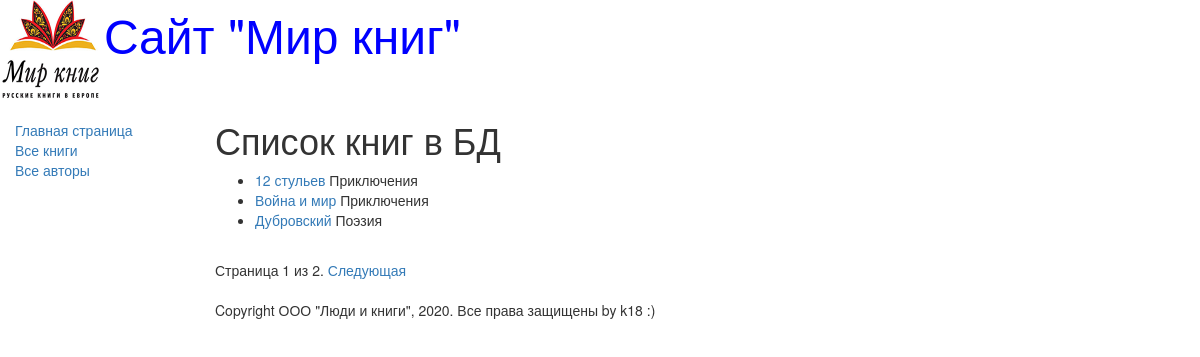
The page /books/ on the database its author committed.
### catalog/models.py (models this page shows, shortened)
class Book(models.Model):
    title = models.CharField(max_length=200,
                            help_text=' Введите название книги',
                            verbose_name="Название книги")
    genre = models.ForeignKey('Genre', on_delete=models.CASCADE,
                            help_text=' Выберите жанр для книги',
                            verbose_name="Жанр книги", null=True)
    language = models.ForeignKey('Language', on_delete=models.CASCADE,
                            help_text=' Выберите язык книги',
                            verbose_name="Язык книги", null=True)
    author = models.ManyToManyField('Author',
                            help_text=' Выберите автора книги',
                            verbose_name="Автор книги",)
    summary = models.TextField(max_length=1000,
                            help_text=' Введите краткое описание книги',
                            verbose_name="Аннотация книги")
    isbn = models.CharField(max_length=13,
                            help_text=' Должно содержать 13 символов',
                            verbose_name="ISBN книги")
    def display_author(self):
        return ', '.join([author.last_name for author in self.author.all()])
    display_author.short_description = 'Авторы'
    def get_absolute_url(self):
        return reverse('book-detail', args=[str(self.id)])
    class Meta:
        ordering = ['title']

class Genre(models.Model):
    name = models.CharField(max_length=200,
                              help_text=' Введите жанр книги',
                              verbose_name="Жанр книги")
    def __str__(self):
        return self.name

### catalog/views.py (the view)
# urls.py: url(r'^books/$', views.BookListView.as_view(), name='books'),
class BookListView(generic.ListView):
    model = Book
    paginate_by = 3

### catalog/templates/catalog/book_list.html
{% extends "base_generic.html" %}
{% block content %}
<h1> Список книг в БД </h1>
{% if book_list %}
<ul>
    {% for book in book_list %}
    <li>
       <a href=" {{ book.get_absolute_url }} ">
                {{ book.title }} </a>
                {{ book.genre }}
    </li>
    {% endfor %}
</ul>
{% else %}
<p> В базе данных нет книг </p>
{% endif %}
{% endblock %}

### rows shown on the page
Book: title "12 стульев", genre "Приключения"
Book: title "Война и мир", genre "Приключения"
Book: title "Дубровский", genre "Поэзия"

### other values the page prints
{{ page_obj.number }} "1"
{{ page_obj.paginator.num_pages }} "2"
